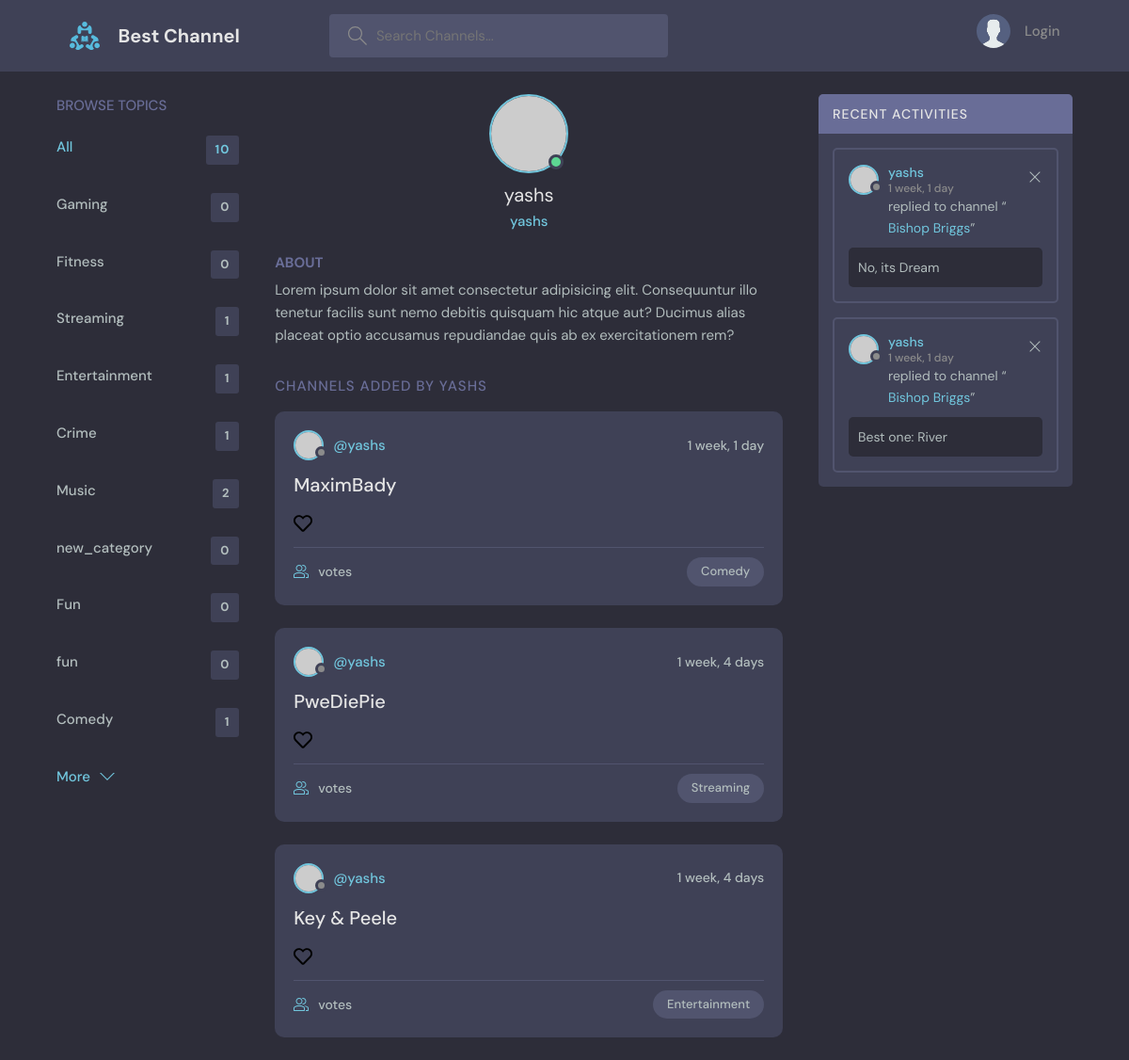
The app's page /profile/1 with its own data.
### base/models.py (models this page shows, shortened)
class Topic(models.Model):
    name = models.CharField(max_length=50)

class Room(models.Model):
    host = models.ForeignKey(User, on_delete=models.SET_NULL, null=True)
    topic = models.ForeignKey(Topic, on_delete=models.SET_NULL, null=True)
    name = models.CharField(max_length=200)
    link = models.CharField(max_length=500, default="Some Error Occured")
    voters = models.ManyToManyField(User, related_name="voters", blank=True)
    description = models.TextField(null=True, blank=True)
    updated = models.DateTimeField(auto_now=True)
    created = models.DateTimeField(auto_now_add=True)
    class Meta:
        ordering = ["-updated", "-created"]

class Message(models.Model):
    user = models.ForeignKey(User, on_delete=models.CASCADE)
    room = models.ForeignKey(Room, on_delete=models.CASCADE)
    body = models.TextField()
    updated = models.DateTimeField(auto_now=True)
    created = models.DateTimeField(auto_now_add=True)
    class Meta:
        ordering = ["-updated", "-created"]
    def __str__(self):
        return self.body[0:50]

### base/views.py (the view)
# urls.py: path("profile/<str:pk>", views.userProfile, name="user-profile"),
def userProfile(request, pk):
    user = User.objects.get(id=pk)
    rooms = user.room_set.all()
    room_messages = user.message_set.all()
    topics = Topic.objects.all()
    context = {
        "user": user,
        "rooms": rooms,
        "room_messages": room_messages,
        "topics": topics,
    }
    return render(request, "base/profile.html", context)

### base/templates/base/profile.html (shortened to what this page needs)
{% extends 'main.html' %}
{%block content%}
<main class="profile-page layout layout--3">
  <div class="container">
    {% include 'base/topics_component.html' %}
    <div class="roomList">
      <div class="profile">
        <div class="profile__avatar">
          <div class="avatar avatar--large active">
            <img src="https://randomuser.me/api/portraits/men/11.jpg" />
          </div>
        </div>
        <div class="profile__info">
          <h3>{{user.username}}</h3>
          <p>{{user.username}}</p>
        </div>
        <div class="profile__about">
          <h3>About</h3>
          <p>
            Lorem ipsum dolor sit amet consectetur adipisicing elit. Consequuntur illo tenetur
            facilis sunt nemo debitis quisquam hic atque aut? Ducimus alias placeat optio
            accusamus repudiandae quis ab ex exercitationem rem?
          </p>
        </div>
      </div>
      <div class="roomList__header">
        <div>
          <h2>Channels added by {{user.username}}</a>
          </h2>
        </div>
      </div>
      {% include 'base/feed_component.html' %}
    </div>
    {%include 'base/activity_component.html'%}
  </div>
</main>
{% endblock content %}

### templates/main.html (shortened to what this page needs)
<!DOCTYPE html>
{%load static%}
<html lang="en">
<head>
    <link rel="stylesheet" href="{%static 'styles/main.css' %}" />
</head>
<body>
    {%include 'navbar.html'%}
    {% block content %}
    {% endblock %}
</body>
</html>

### templates/navbar.html (shortened to what this page needs)
{% load static %}
<header class="header header--loggedIn">
    <div class="container">
        <a href="{% url 'home' %}" class="header__logo">
            <img src="{%static 'images/logo.svg'%}" />
            <h1>Best Channel</h1>
        </a>
        <form class="header__search" method="GET" action="{% url 'home' %}">
            <label>
                <input name="q" placeholder="Search Channels..." autocomplete="off" />
            </label>
        </form>
        <nav class="header__menu">
            {%if request.user.is_authenticated%}
            <div class="header__user">
                <a href="{%url 'user-profile' request.user.id%}">
                    <div class="avatar avatar--medium active">
                        <img src="https://randomuser.me/api/portraits/men/37.jpg" />
                    </div>
                    <p>{{request.user.username}} <span>@{{request.user.username}}</span></p>
                </a>
                <button class="dropdown-button">
                    <svg version="1.1" xmlns="http://www.w3.org/2000/svg" width="32" height="32" viewBox="0 0 32 32">
                        <title>chevron-down</title>
                        <path d="M16 21l-13-13h-3l16 16 16-16h-3l-13 13z"></path>
                    </svg>
                </button>
            </div>
            {% else %}
            <a href="{% url 'login' %}">
                <img src="./assets/avatar.svg" />
                <p>Login</p>
            </a>
            {% endif %}
        </nav>
    </div>
</header>

### base/templates/base/topics_component.html
<div class="topics">
    <div class="topics__header">
        <h2>Browse Topics</h2>
    </div>
    <ul class="topics__list">
        <li>
            <a href="{%url 'home' %}" class="active">All <span>{{topics.count}}</span></a>
        </li>
        {%for topic in topics%}
        <li>
            <a href="{%url 'home' %}?q={{topic.name}}">{{topic.name}} <span>{{topic.room_set.all.count}}</span></a>
        </li>
        {%endfor%}
    </ul>
    <a class="btn btn--link" href="topics.html">
        More
        <svg version="1.1" xmlns="http://www.w3.org/2000/svg" width="32" height="32" viewBox="0 0 32 32">
            <title>chevron-down</title>
            <path d="M16 21l-13-13h-3l16 16 16-16h-3l-13 13z"></path>
        </svg>
    </a>
</div>

### base/templates/base/feed_component.html (shortened to what this page needs)
{% load static %}
{% for room in rooms %}
<div class="roomListRoom">
    <div class="roomListRoom__header">
        <a href="{% url 'user-profile' room.host.id %}" class="roomListRoom__author">
            <div class="avatar avatar--small">
                <img src="https://randomuser.me/api/portraits/women/11.jpg" />
            </div>
            <span>@{{room.host.username}}</span>
        </a>
        <div class="roomListRoom__actions">
            <span>{{room.created | timesince}}</span>
        </div>
    </div>
    <div class="roomListRoom__content">
        <a href="{% url 'room' room.id %}">{{room.name}}</a>
        {% if room.voted %}
        <a href="{% url 'unvote-room' room.id%}" class="header__logo like__button">
            <img src="{%static 'images/heart-solid.svg'%}" />
        </a>
        {% else %}
        <a href="{% url 'upvote-room' room.id%}" class="header__logo like__button">
            <img src="{%static 'images/heart-regular.svg'%}" />
        </a>
        {% endif %}
    </div>
    <div class="roomListRoom__meta">
        <a href="{% url 'room' room.id %}" class="roomListRoom__joined">
            {{room.v_count}} votes
        </a>
        <p class="roomListRoom__topic">{{room.topic.name}}</p>
    </div>
</div>
{% endfor %}

### base/templates/base/activity_component.html
<div class="activities">
    <div class="activities__header">
        <h2>Recent Activities</h2>
    </div>
    {%for message in room_messages%}
    <div class="activities__box">
        <div class="activities__boxHeader roomListRoom__header">
            <a href="{% url 'user-profile' message.user.id%}" class="roomListRoom__author">
                <div class="avatar avatar--small">
                    <img src="https://randomuser.me/api/portraits/women/11.jpg" />
                </div>
                <p>
                    {{message.user.username}}
                    <span>{{message.created | timesince}}</span>
                </p>
            </a>
            <div class="roomListRoom__actions">
                <a href="#">
                    <svg version="1.1" xmlns="http://www.w3.org/2000/svg" width="32" height="32" viewBox="0 0 32 32">
                        <title>remove</title>
                        <path
                            d="M27.314 6.019l-1.333-1.333-9.98 9.981-9.981-9.981-1.333 1.333 9.981 9.981-9.981 9.98 1.333 1.333 9.981-9.98 9.98 9.98 1.333-1.333-9.98-9.98 9.98-9.981z">
                        </path>
                    </svg>
                </a>
            </div>
        </div>
        <div class="activities__boxContent">
            <p>replied to channel “<a href="{% url 'room' message.room.id %}">{{message.room.name}}</a>”</p>
            <div class="activities__boxRoomContent">
                {{message}}
            </div>
        </div>
    </div>
    {%endfor%}
</div>

### records on screen
Topic: name "Gaming", room_set.all.count "0"
Topic: name "Fitness", room_set.all.count "0"
Topic: name "Streaming", room_set.all.count "1"
Topic: name "Entertainment", room_set.all.count "1"
Topic: name "Crime", room_set.all.count "1"
Topic: name "Music", room_set.all.count "2"
Topic: name "new_category", room_set.all.count "0"
Topic: name "Fun", room_set.all.count "0"
Topic: name "fun", room_set.all.count "0"
Topic: name "Comedy", room_set.all.count "1"
Room: host.username "yashs", created "1 week, 1 day", name "MaximBady", topic.name "Comedy"
Room: host.username "yashs", created "1 week, 4 days", name "PweDiePie", topic.name "Streaming"
Room: host.username "yashs", created "1 week, 4 days", name "Key & Peele", topic.name "Entertainment"
Message: user.username "yashs", created "1 week, 1 day", room.name "Bishop Briggs", body "No, its Dream"
Message: user.username "yashs", created "1 week, 1 day", room.name "Bishop Briggs", body "Best one: River"

### other values on screen
{{ topics.count }} "10"
{{ user.username }} "yashs"
{{ user.username }} "YASHS"
